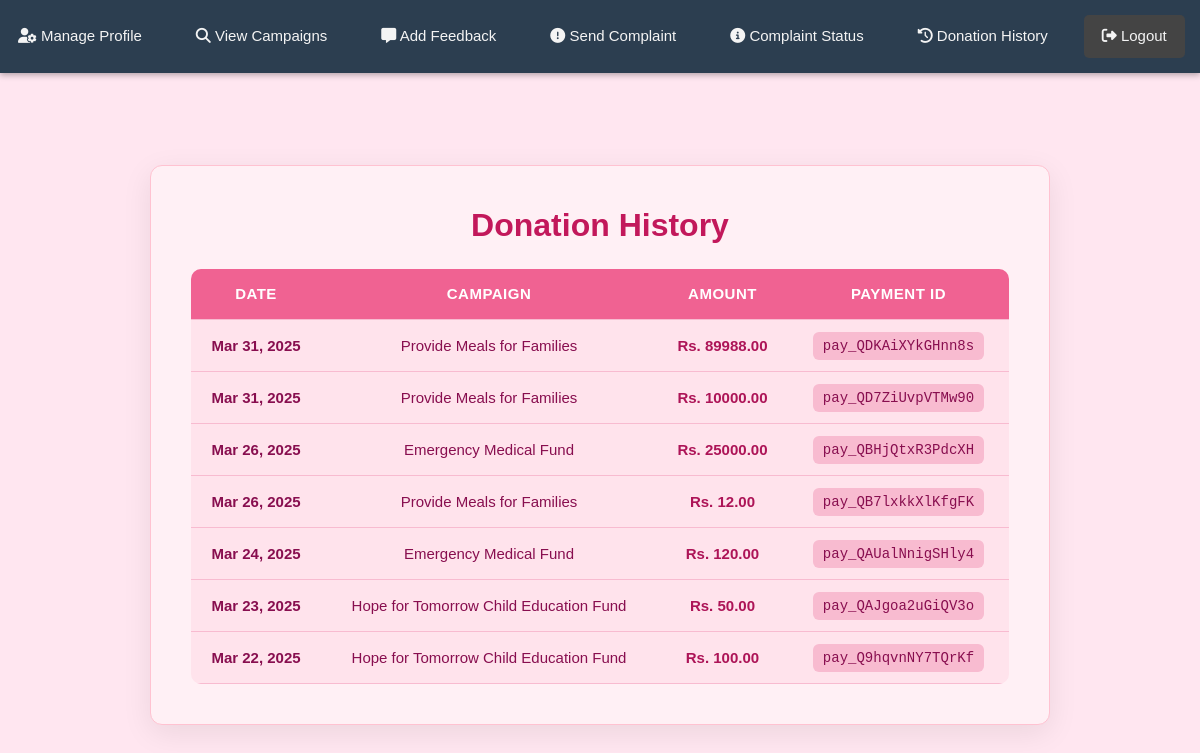
Page /home/donationhistory/ (signed in) on the earlier database version.
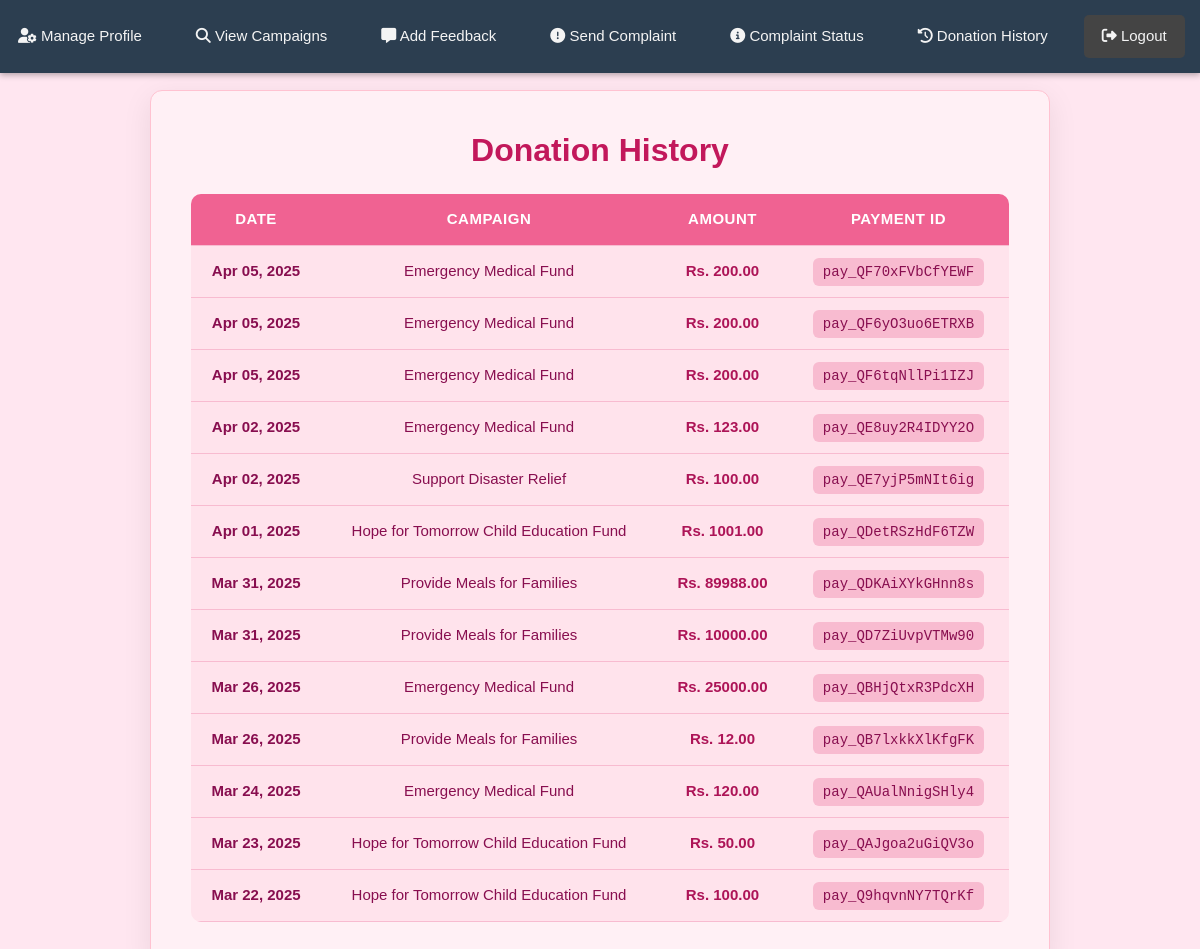
Same page on the later database version.
### home/models.py (models this page shows, shortened)
class Donation(models.Model):
    user = models.ForeignKey(User, on_delete=models.CASCADE)
    campaign = models.ForeignKey('Campaign', on_delete=models.CASCADE)
    amount = models.DecimalField(max_digits=10, decimal_places=2)
    payment_id = models.CharField(max_length=100, unique=True)
    date = models.DateTimeField(auto_now_add=True)

class Campaign(models.Model):
    organization = models.ForeignKey(
        "Organization", on_delete=models.CASCADE, related_name="campaigns"
    )
    title = models.CharField(max_length=255)
    description = models.TextField()
    goal_amount = models.DecimalField(max_digits=10, decimal_places=2)
    raised_amount = models.DecimalField(max_digits=10, decimal_places=2, default=0.00)
    end_date = models.DateField()
    image = models.ImageField(upload_to="campaign_images/", blank=True, null=True)
    created_by = models.ForeignKey(
        User, on_delete=models.CASCADE, related_name="campaigns", null=True, blank=True
    )
    created_at = models.DateTimeField(auto_now_add=True)
    verified = models.BooleanField(default=False)
    is_edit_pending = models.BooleanField(default=False)
    STATUS_CHOICES = [
        ("Ongoing", "Ongoing"),
        ("Completed", "Completed"),
    ]
    status = models.CharField(max_length=10, choices=STATUS_CHOICES, default="Ongoing")

### home/views.py (the view)
# urls.py: path('donationhistory/', views.donationhistory, name='donationhistory'),
def donationhistory(request):
    donations = Donation.objects.filter(user=request.user).order_by('-date')
    return render(request, 'donationhistory.html', {'donations': donations})

### templates/donationhistory.html (shortened to what this page needs)
<!DOCTYPE html>
<html lang="en">
<head>
  <link href="https://cdn.jsdelivr.net/npm/bootstrap@5.3.0/dist/css/bootstrap.min.css" rel="stylesheet" />
  <link rel="stylesheet" href="https://cdnjs.cloudflare.com/ajax/libs/font-awesome/6.5.1/css/all.min.css" />
</head>
<body>
  <nav class="navbar">
    <div class="link-container">
      <a href="{% url 'donor_profile' %}"><i class="fas fa-user-cog"></i> Manage Profile</a>
      <a href="{% url 'view_campaign' %}"><i class="fas fa-search"></i> View Campaigns</a>
      <a href="{% url 'donor_feedback' %}"><i class="fas fa-comment-alt"></i> Add Feedback</a>
      <a href="{% url 'submit_donor_complaint' %}"><i class="fas fa-exclamation-circle"></i> Send Complaint</a>
      <a href="{% url 'donor_complaint_list' %}"><i class="fas fa-info-circle"></i> Complaint Status</a>
      <a href="{% url 'donationhistory' %}"><i class="fas fa-history"></i> Donation History</a>
      <form action="{% url 'donorlogout' %}" method="post" style="display: inline;">
        <button type="submit" class="btn-logout">
          <i class="fas fa-sign-out-alt"></i> Logout
        </button>
      </form>
    </div>
  </nav>
  <div class="container">
    <h1>Donation History</h1>
    {% if donations %}
    <table>
      <thead>
        <tr>
          <th>Date</th>
          <th>Campaign</th>
          <th>Amount</th>
          <th>Payment ID</th>
        </tr>
      </thead>
      <tbody>
        {% for donation in donations %}
        <tr>
          <td><strong>{{ donation.date|date:"M d, Y" }}</strong></td>
          <td>{{ donation.campaign.title }}</td>
          <td><span class="amount">Rs. {{ donation.amount }}</span></td>
          <td><span class="payment-id">{{ donation.payment_id }}</span></td>
        </tr>
        {% endfor %}
      </tbody>
    </table>
    {% else %}
    <p class="note">You have not made any donations yet.</p>
    {% endif %}
  </div>
</body>
</html>

### templates/donationhistory.html (style rules this page uses)
.navbar { background-color: #2c3e50; padding: 15px 0; position: fixed; top: 0; width: 100%; z-index: 1000; box-shadow: 0 2px 6px rgba(0, 0, 0, 0.3); }
.link-container { display: flex; justify-content: center; gap: 18px; }
.link-container a, .btn-logout { color: #f4f4f4; padding: 10px 18px; text-decoration: none; font-size: 15px; border-radius: 5px; transition: background-color 0.3s ease; }
.btn-logout { background-color: #444; border: none; cursor: pointer; }
body { font-family: 'Poppins', sans-serif; background-color: #ffe6f0; margin: 0; padding-top: 90px; display: flex; justify-content: center; align-items: center; min-height: 100vh; animation: fadeIn 0.8s ease-in-out; }
.container { max-width: 900px; width: 95%; background: #fff0f5; padding: 40px; border-radius: 12px; box-shadow: 0 8px 30px rgba(0, 0, 0, 0.08); text-align: center; border: 1px solid #ffc2d1; }
h1 { font-size: 2rem; font-weight: 600; color: #c2185b; margin-bottom: 25px; }
table { width: 100%; border-collapse: collapse; margin-top: 20px; background-color: #ffe3ec; border-radius: 10px; overflow: hidden; }
th, td { padding: 14px; text-align: center; font-size: 15px; color: #880e4f; border-bottom: 1px solid #f8bbd0; }
th { background-color: #f06292; color: #fff; text-transform: uppercase; letter-spacing: 0.5px; }
.amount { font-weight: bold; color: #ad1457; transition: transform 0.2s ease-in-out; }
.payment-id { background-color: #f8bbd0; padding: 6px 10px; border-radius: 6px; font-size: 14px; font-family: monospace; }

Differences in the rows shown:
added Donation: date "Apr 05, 2025", campaign "Emergency Medical Fund", amount "200.00", payment_id "pay_QF70xFVbCfYEWF"
added Donation: date "Apr 05, 2025", campaign "Emergency Medical Fund", amount "200.00", payment_id "pay_QF6yO3uo6ETRXB"
added Donation: date "Apr 05, 2025", campaign "Emergency Medical Fund", amount "200.00", payment_id "pay_QF6tqNllPi1IZJ"
added Donation: date "Apr 02, 2025", campaign "Emergency Medical Fund", amount "123.00", payment_id "pay_QE8uy2R4IDYY2O"
added Donation: date "Apr 02, 2025", campaign "Support Disaster Relief", amount "100.00", payment_id "pay_QE7yjP5mNIt6ig"
added Donation: date "Apr 01, 2025", campaign "Hope for Tomorrow Child Education Fund", amount "1001.00", payment_id "pay_QDetRSzHdF6TZW"
